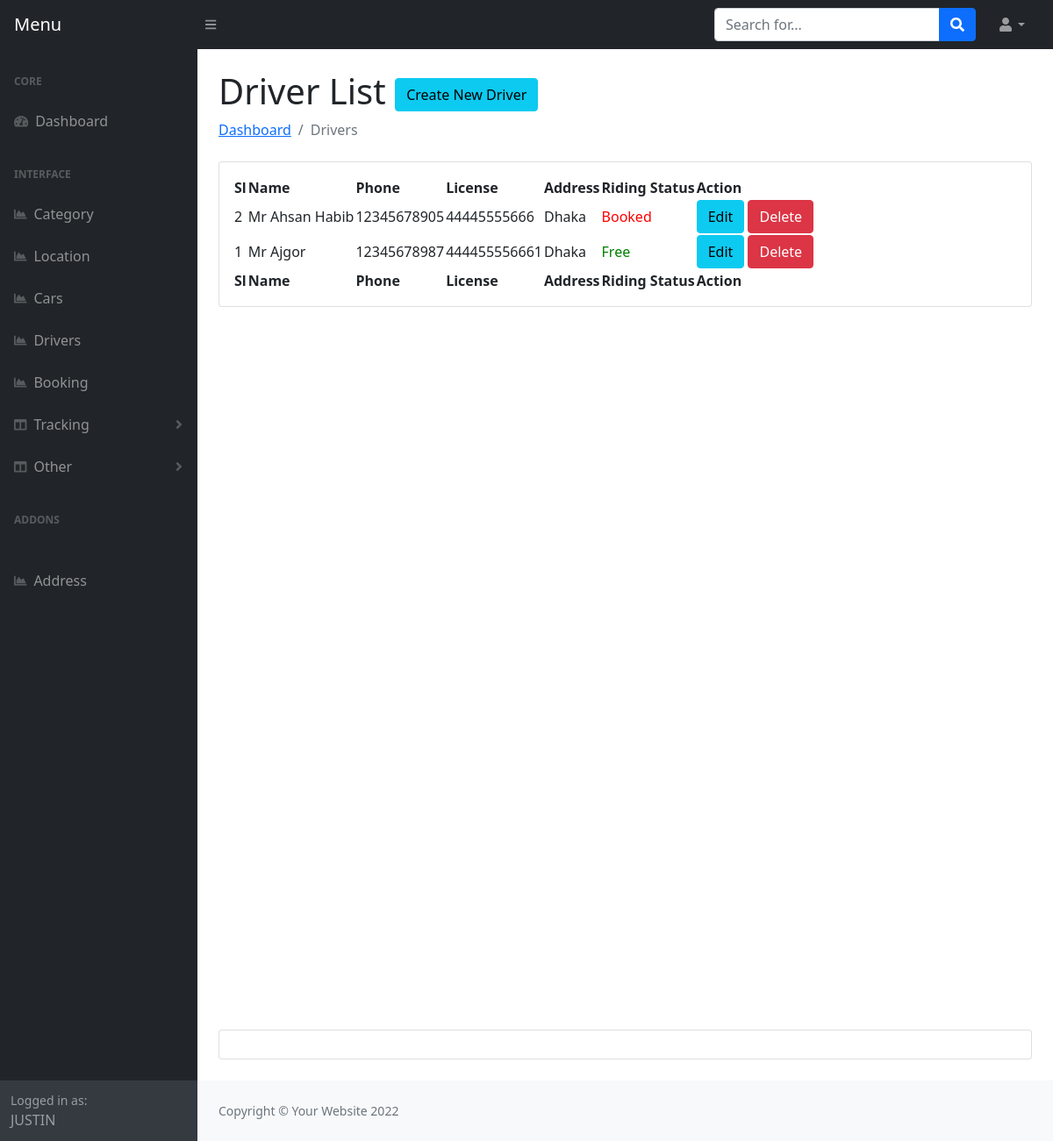
The app's page /admin/drivers.php (signed in), older data.
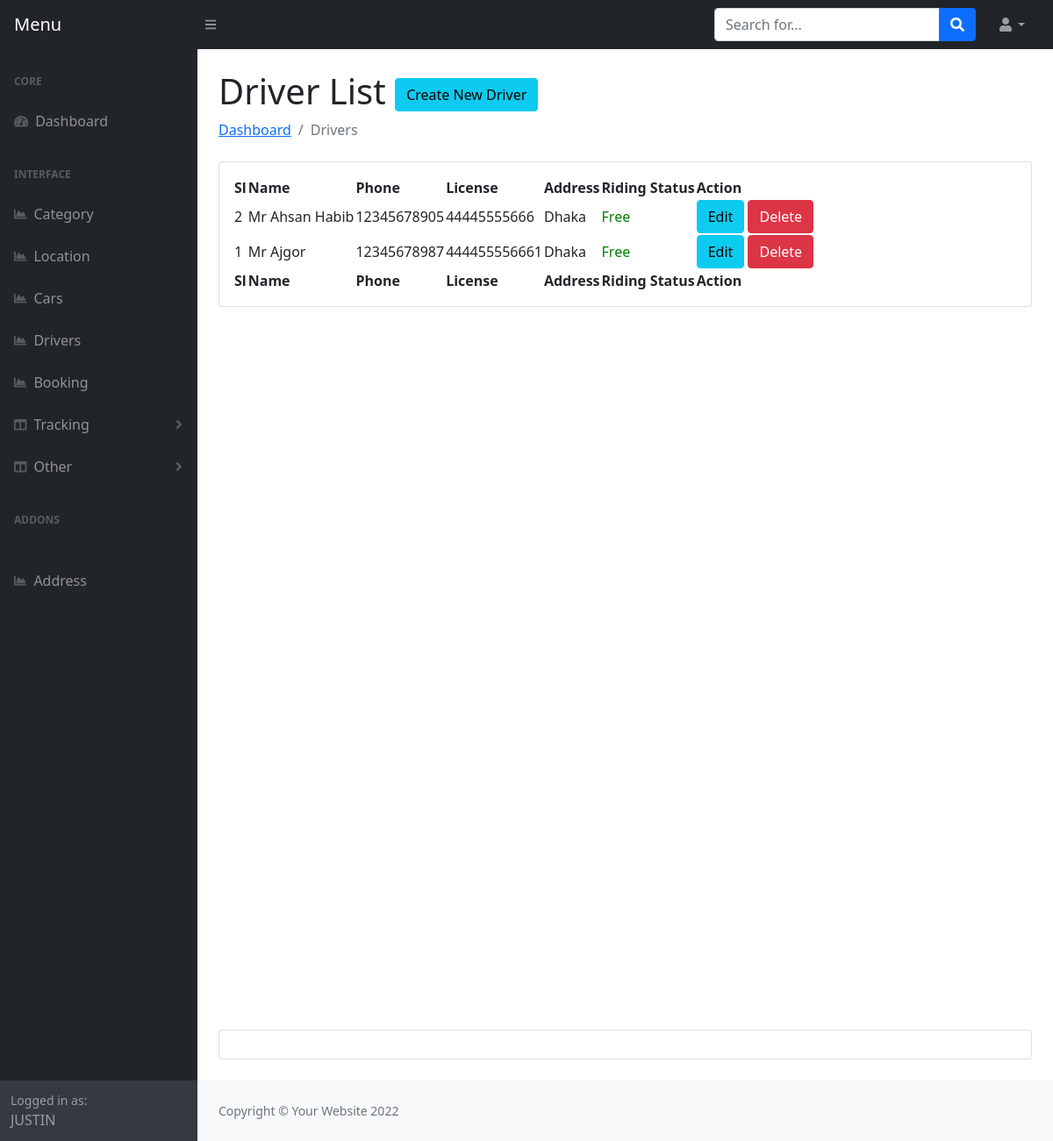
The same page, newer data.
### tables this page shows
CREATE TABLE `drivers` (
  `driver_id` int(11) NOT NULL,
  `driver_name` varchar(191) NOT NULL,
  `driver_phone` varchar(191) NOT NULL,
  `driver_license` varchar(255) NOT NULL,
  `driver_address` text NOT NULL,
  `is_active` tinyint(4) NOT NULL DEFAULT 0,
  `join_at` timestamp NOT NULL DEFAULT current_timestamp(),
  `flag` tinyint(4) NOT NULL DEFAULT 0
);

### admin/drivers.php (the view, shortened to what this page needs)
<?php include 'header.php'; ?>
<main>
    <div class="container-fluid px-4">
        <h1 class="mt-4">Driver List <a class="btn btn-info" href="create-driver.php">Create New Driver</a></h1>
        <ol class="breadcrumb mb-4">
            <li class="breadcrumb-item"><a href="index.php">Dashboard</a></li>
            <li class="breadcrumb-item active">Drivers</li>
        </ol>
        <div class="card mb-4">
            <div class="card-body">
                <table id="datatablesSimple">
                    <thead>
                        <tr>
                            <th>Sl</th>
                            <th>Name</th>
                            <th>Phone</th>
                            <th>License</th>
                            <th>Address</th>
                            <th>Riding Status</th>
                            <th>Action</th>
                        </tr>
                    </thead>
                    <tfoot>
                        <tr>
                            <th>Sl</th>
                            <th>Name</th>
                            <th>Phone</th>
                            <th>License</th>
                            <th>Address</th>
                            <th>Riding Status</th>
                            <th>Action</th>
                        </tr>
                    </tfoot>
                    <tbody>
                        <?php
                        $query = "SELECT * FROM drivers Order By driver_id desc";
                        $result = $con->query($query);
                        if ($result->num_rows > 0) {
                            foreach ($result as $key => $value) {
                        ?>
                                <tr>
                                    <td><?php echo $value['driver_id']; ?></td>
                                    <td><?php echo $value['driver_name'] ?></td>
                                    <td><?php echo $value['driver_phone']; ?></td>
                                    <td><?php echo $value['driver_license']; ?> </td>
                                    <td><?php echo $value['driver_address']; ?> </td>
                                    <td><?php echo ($value['flag'] == 1) ? "<span style='color:red;'>Booked</spna>" : "<span style='color:green;'>Free</spna>"; ?></td>
                                    <td>
                                        <a href="edit-driver.php?editid=<?php echo $value['driver_id']; ?>" class="btn btn-info">Edit</a>
                                        <a href="?delid=<?php echo $value['driver_id']; ?>" class="btn btn-danger">Delete</a>
                                    </td>
                                </tr>
                        <?php }
                        } ?>
                    </tbody>
                </table>
            </div>
        </div>
        <div style="height: 100vh"></div>
        <div class="card mb-4">
            <div class="card-body"></div>
        </div>
    </div>
</main>
<?php include 'footer.php'; ?>

Row changes from the older to the newer data that the page shows:
changed drivers "Mr Ahsan Habib": flag "Booked" → "Free"
